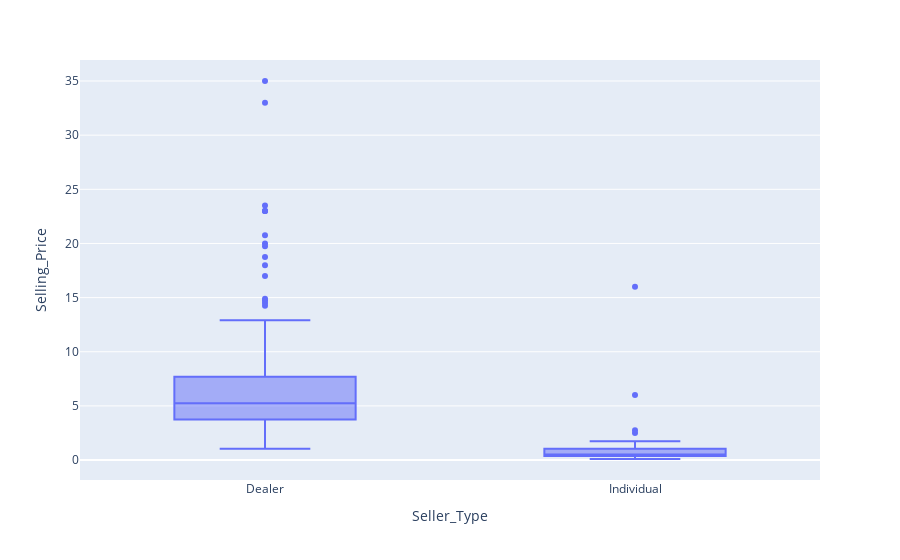

Source (notebook cell):
### Markdown cell above
## Diesel Cars are having High Selling Price

### Code cell
px.box(cardata,y=cardata.Selling_Price,x=cardata.Seller_Type)

### Figure 1 — Plotly figure (JSON) as saved in the notebook; plotly's stock layout.template omitted (floating-point values rounded to 4 significant figures; data arrays with more than 128 entries replaced by an {"elided": "..."} marker saying what was removed)
{"data": [{"alignmentgroup": "True", "hovertemplate": "Seller_Type=%{x}<br>Selling_Price=%{y}<extra></extra>", "legendgroup": "", "marker": {"color": "#636efa"}, "name": "", "notched": false, "offsetgroup": "", "orientation": "v", "showlegend": false, "type": "box", "x": {"elided": "301 str values"}, "x0": " ", "xaxis": "x", "y": {"elided": "301 float values"}, "y0": " ", "yaxis": "y"}], "layout": {"boxmode": "group", "legend": {"tracegroupgap": 0}, "margin": {"t": 60}, "xaxis": {"anchor": "y", "domain": [0, 1], "title": {"text": "Seller_Type"}}, "yaxis": {"anchor": "x", "domain": [0, 1], "title": {"text": "Selling_Price"}}}}
